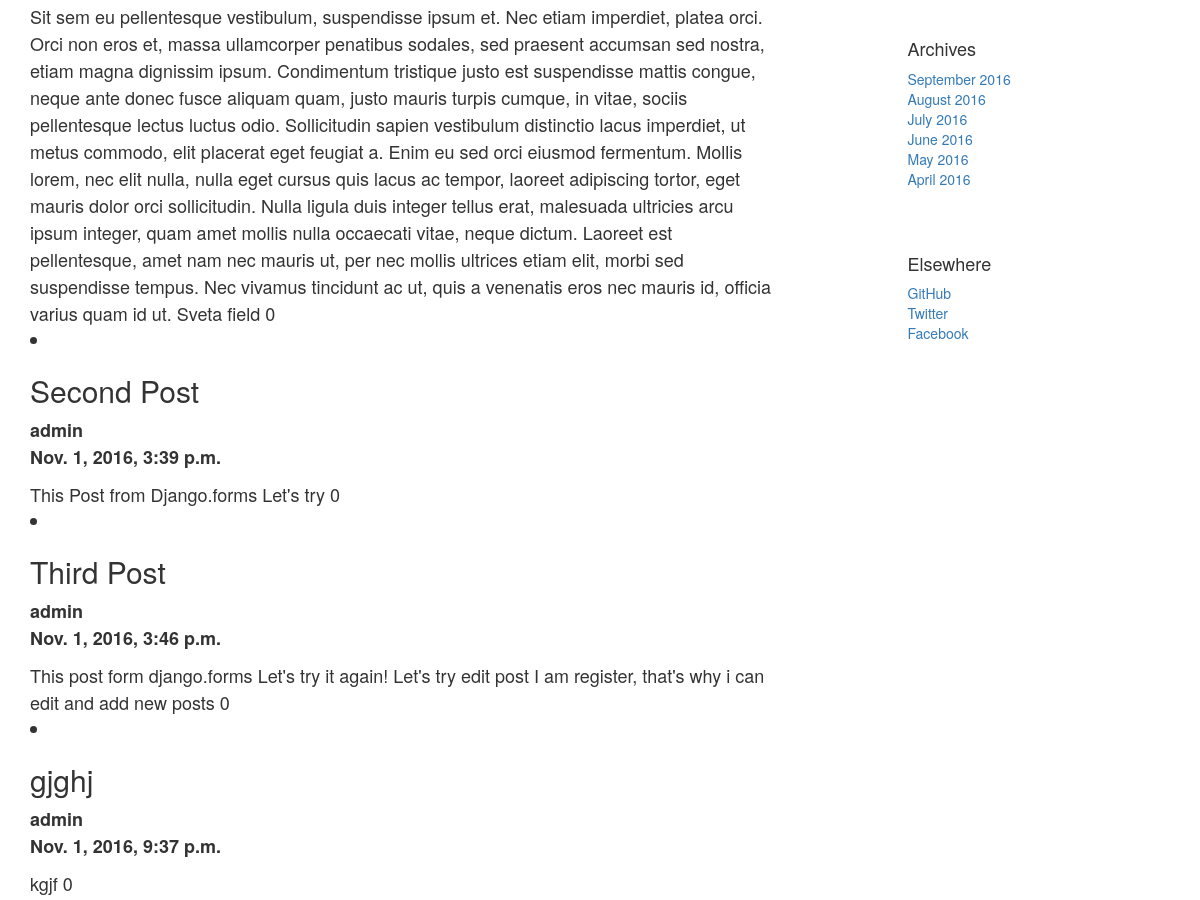
Before: / (middle part) with the older database file.
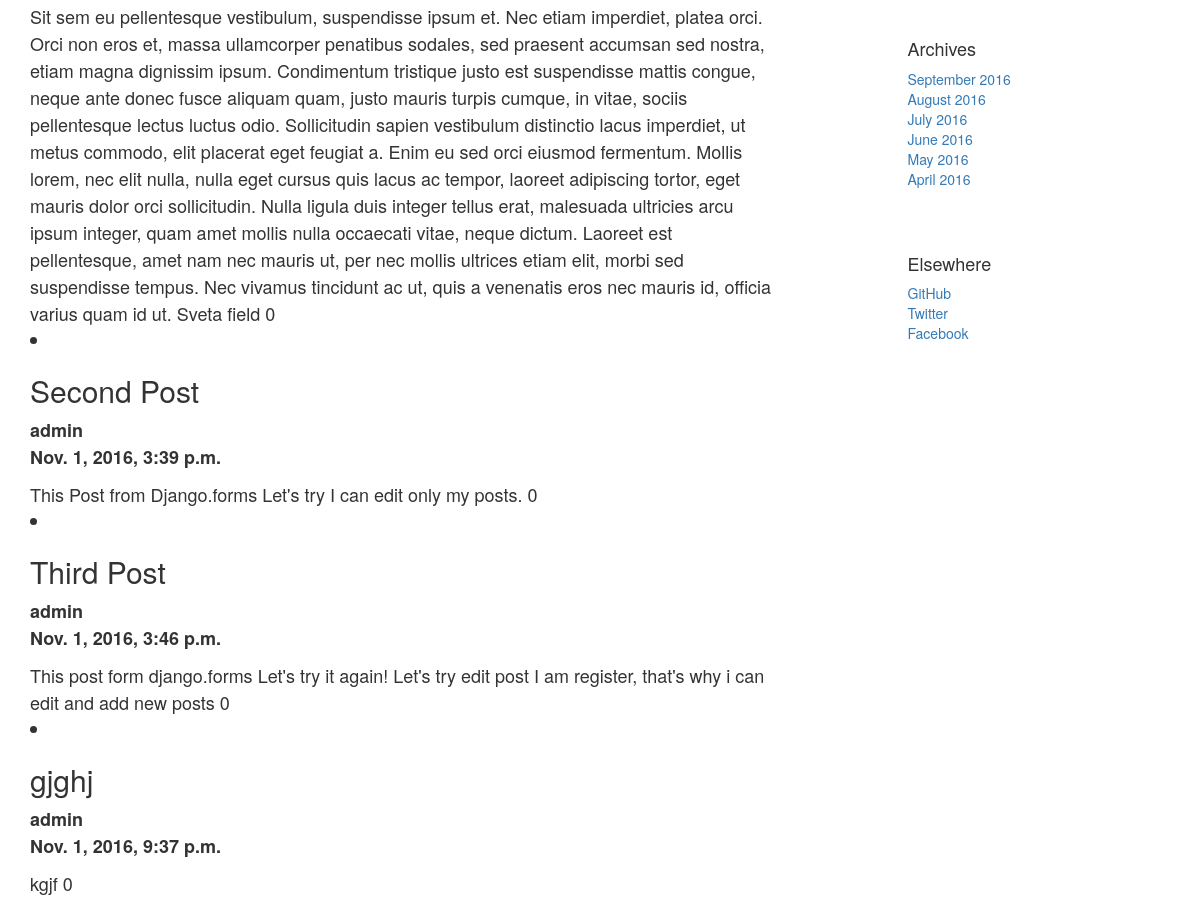
After: the same page with the newer database file.
### blog/models.py (models this page shows, shortened)
class Post(models.Model):
    title = models.CharField(max_length=94)
    author = models.ForeignKey(User)
    created = models.DateTimeField(auto_now_add=True)
    body = models.TextField()
    views = models.IntegerField(default=0)
    url = models.URLField(blank=True)

### blog/views.py (the view)
# urls.py: url(r'^$', views.index, name='index'),
def index(request):
    posts = Post.objects.all()
    return render(request, 'index.html', {'posts': posts})

### blog/templates/index.html
{% extends 'base.html' %}
{% load staticfiles %}
{% block content %}
{% if posts %}
    {% if user.is_authenticated %}
        <a class="btn btn-primary btn-lg" href="{% url 'blog:add_post' %}" role="button">Add new Post</a>
        {% for post in posts %}
        <li>
           <h2>{{ post.title}}</h2>
           <a class="btn btn-default" href="{% url 'blog:edit_post' post_id=post.id %}"><span class="glyphicon glyphicon-pencil"></span></a>
           <strong>{{ post.author}}</strong>
           <div class="date"><p><strong>{{ post.created}}</strong></p></div>
           {{ post.body}}
           {{ post.views}}
        </li>
        {% endfor %}
    {% else %}
        {% for post in posts %}
        <li>
           <h2>{{ post.title}}</h2>
           <strong>{{ post.author}}</strong>
           <div class="date"><p><strong>{{ post.created}}</strong></p></div>
           {{ post.body}}
           {{ post.views}}
        </li>
        {% endfor %}
    {% endif %}
{% else %}
        <p>Sorry, Mate there are no posts</p>
{% endif %}
{% endblock %}

Changed rows visible on the page:
changed Post "Second Post": body "This Post from Django.forms Let's try" → "This Post from Django.forms Let's try I can edit only my posts."
